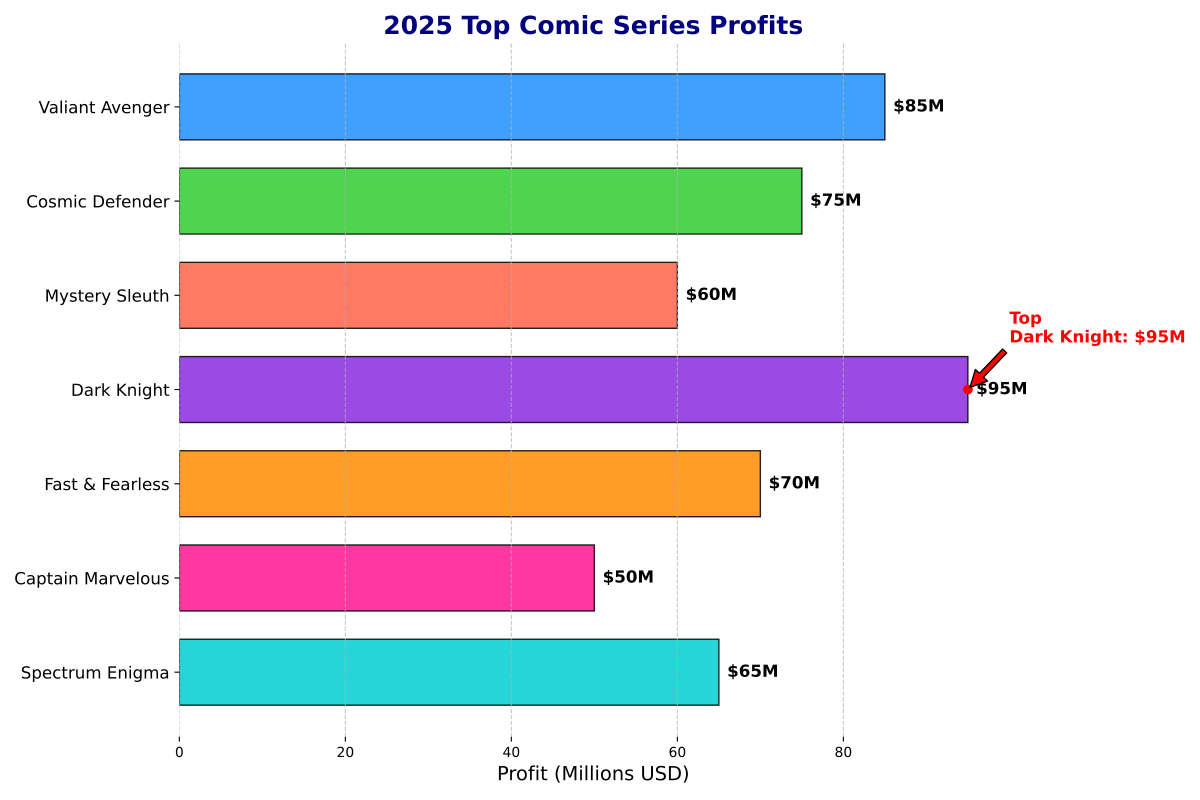

The script that drew this image:
import matplotlib.pyplot as plt
import numpy as np

# Names of comic book series and their profits in millions of USD
comic_series = [
    'Valiant Avenger',
    'Cosmic Defender',
    'Mystery Sleuth',
    'Dark Knight',
    'Fast & Fearless',
    'Captain Marvelous',
    'Spectrum Enigma'
]
annual_profits = [85, 75, 60, 95, 70, 50, 65]  # in millions of USD

# Creating the figure and axes
fig, ax = plt.subplots(figsize=(12, 8))

# Define colors for the bars
colors = ['#1e90ff', '#32cd32', '#ff6347', '#8a2be2', '#ff8c00', '#ff1493', '#00ced1']

# Create the horizontal bar chart
bars = ax.barh(np.arange(len(comic_series)), annual_profits, color=colors, edgecolor='black', height=0.7, alpha=0.85)

# Adding text labels to each bar
for bar in bars:
    ax.annotate(f"${bar.get_width()}M", 
                 xy=(bar.get_width() + 1, bar.get_y() + bar.get_height() / 2),
                 va='center', ha='left', color='black', fontsize=12, fontweight='bold')

# Customize the title and labels
ax.set_title('2025 Top Comic Series Profits', fontsize=18, fontweight='bold', color='navy')
ax.set_xlabel('Profit (Millions USD)', fontsize=14)
ax.set_yticks(np.arange(len(comic_series)))
ax.set_yticklabels(comic_series, fontsize=12)

# Adjusting aesthetics
ax.grid(axis='x', linestyle='--', alpha=0.7)
ax.invert_yaxis()
for spine in ax.spines.values():
    spine.set_visible(False)

# Highlight the maximum profit
max_profit = max(annual_profits)
max_profit_series = comic_series[annual_profits.index(max_profit)]

ax.plot([max_profit], [annual_profits.index(max_profit)], 'ro')
ax.annotate(f"Top\n{max_profit_series}: ${max_profit}M",
             xy=(max_profit, annual_profits.index(max_profit)),
             xytext=(max_profit+5, annual_profits.index(max_profit)-0.5),
             arrowprops=dict(facecolor='red', shrink=0.05),
             fontsize=12, color='red', fontweight='bold', ha='left')

plt.tight_layout()

# Display the chart
plt.show()
